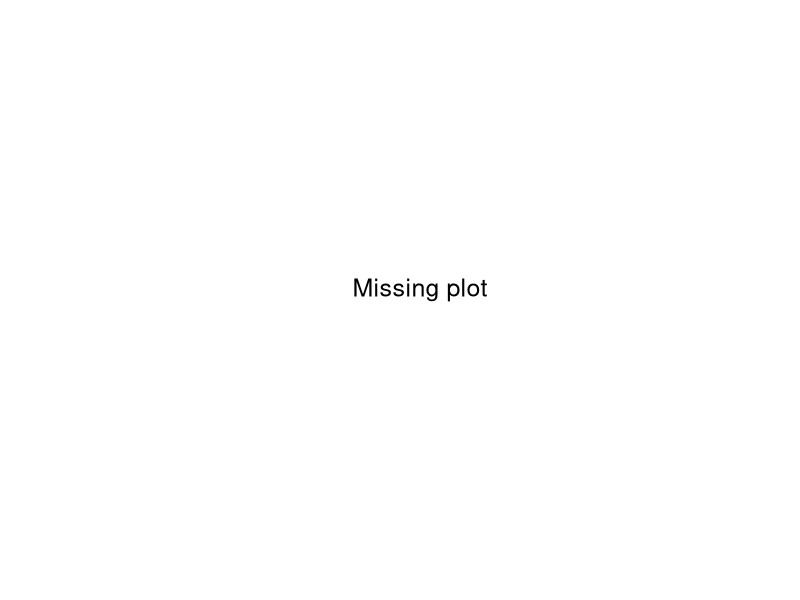
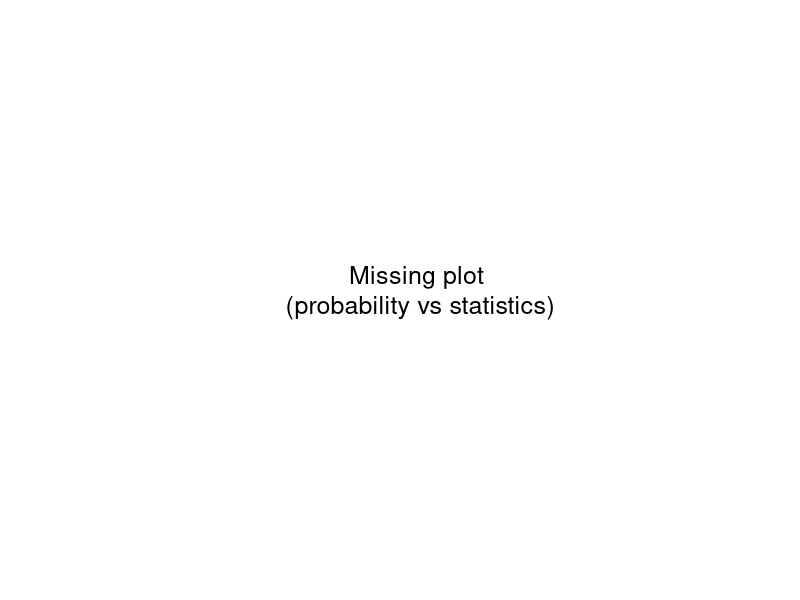
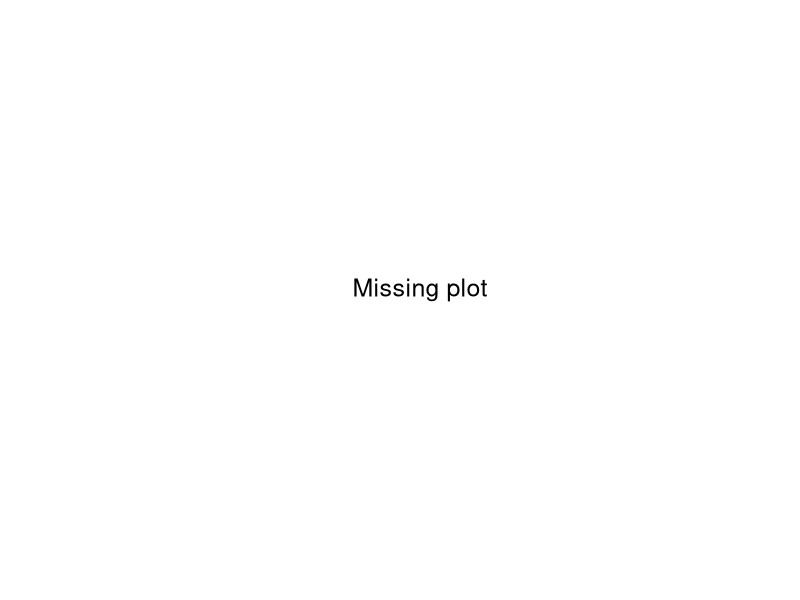
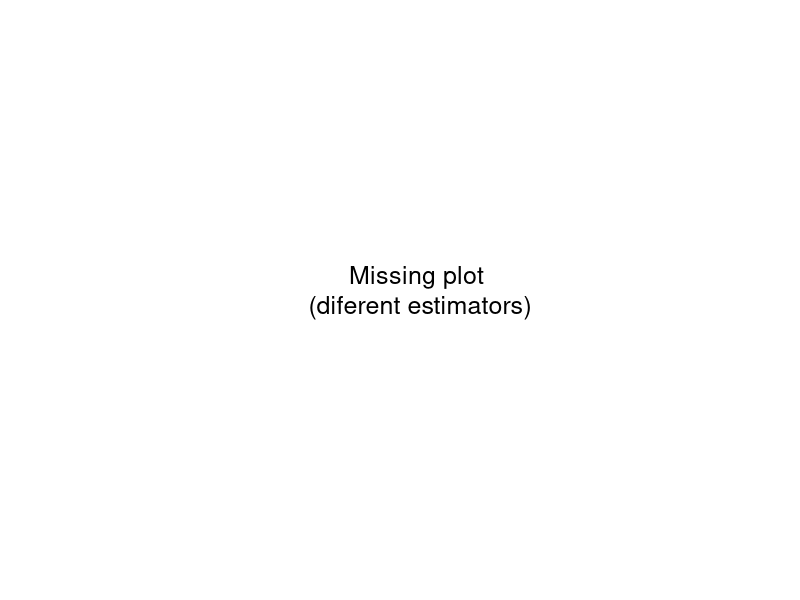
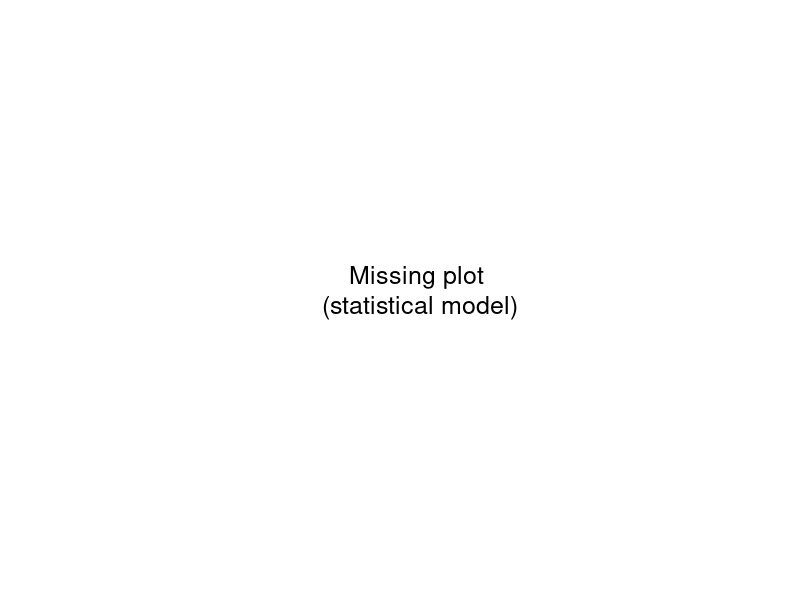
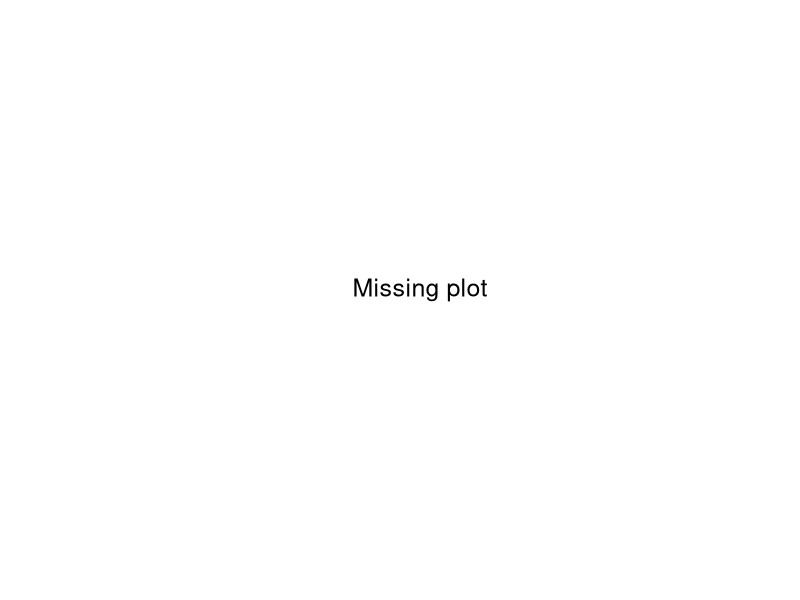
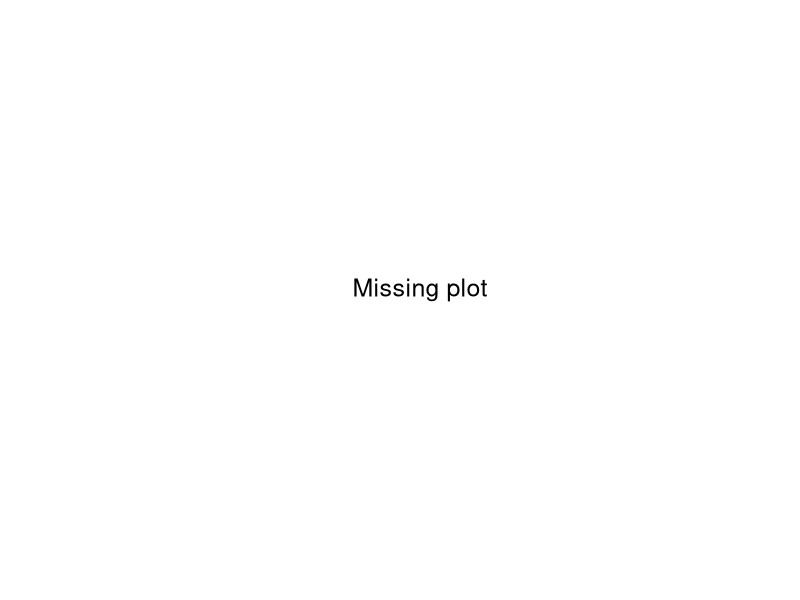
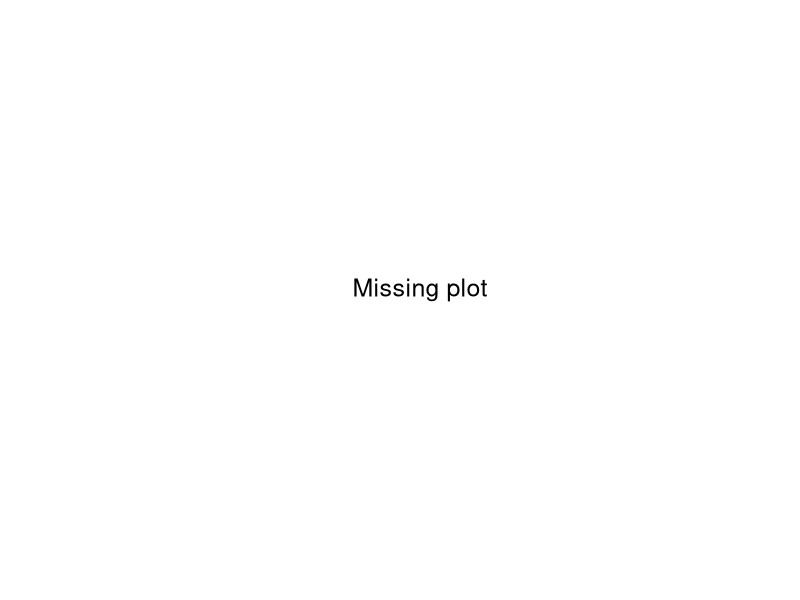

Write the R code that produced these figures, in order.
## ---- chunk 1
plot.new()
text(0.5, 0.5, "Missing plot", cex = 1.5)
## ---- chunk 2
plot.new()
text(0.5, 0.5, "Missing plot \n(probability vs statistics)", cex = 1.5)
## ---- chunk 3
plot.new()
text(0.5, 0.5, "Missing plot", cex = 1.5)
## ---- chunk 4
plot.new()
text(0.5, 0.5, "Missing plot \n(diferent estimators)", cex = 1.5)
## ---- chunk 5
plot.new()
text(0.5, 0.5, "Missing plot \n(statistical model)", cex = 1.5)
## ---- chunk 6
plot.new()
text(0.5, 0.5, "Missing plot", cex = 1.5)
## ---- chunk 7
plot.new()
text(0.5, 0.5, "Missing plot", cex = 1.5)
## ---- chunk 8
plot.new()
text(0.5, 0.5, "Missing plot", cex = 1.5)
## ---- chunk 9
plot.new()
text(0.5, 0.5, "Missing plot \n Bayesian model", cex = 1.5)
## ---- chunk 10
plot.new()
text(0.5, 0.5, "Missing plot", cex = 1.5)
## ---- chunk 11
plot.new()
text(0.5, 0.5, "Missing plot \n Beta with different \n parameter", cex = 1.5)
## ---- chunk 12
plot.new()
text(0.5, 0.5, "Missing plot \n different plots \n on coin, pin, blue eyes", cex = 1.5)
## ---- chunk 13
plot.new()
text(0.5, 0.5, "Missing plot", cex = 1.5)
## ---- chunk 14
plot.new()
text(0.5, 0.5, "Missing plot \n Frequentist \n Likelihoof \n Bayesian", cex = 1.5)
## ---- chunk 15
plot.new()
text(0.5, 0.5, "Missing plot \n likelihood", cex = 1.5)
## ---- chunk 16
x <- seq(0, 1, by = 0.01)

plot(dbeta(x, 50, 50), col = "red", type = "l")
lines(dbeta(x, 2, 2))
## ---- chunk 17
plot(dbeta(x, 56, 54), col = "red", type = "l")
lines(dbeta(x, 8, 6))
